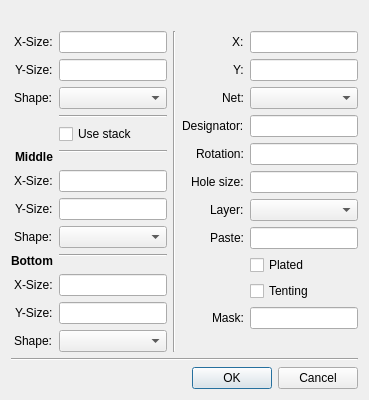
<?xml version="1.0" encoding="UTF-8"?>
<ui version="4.0">
 <class>dlg_pad</class>
 <widget class="QDialog" name="dlg_pad">
  <property name="geometry">
   <rect>
    <x>0</x>
    <y>0</y>
    <width>305</width>
    <height>485</height>
   </rect>
  </property>
  <property name="windowTitle">
   <string>Pad</string>
  </property>
  <property name="modal">
   <bool>true</bool>
  </property>
  <layout class="QVBoxLayout" name="verticalLayout">
   <property name="sizeConstraint">
    <enum>QLayout::SetFixedSize</enum>
   </property>
   <item>
    <widget class="QLabel" name="label_12">
     <property name="text">
      <string/>
     </property>
     <property name="pixmap">
      <pixmap resource="xeda.qrc">:/via/via.png</pixmap>
     </property>
     <property name="alignment">
      <set>Qt::AlignCenter</set>
     </property>
    </widget>
   </item>
   <item>
    <layout class="QHBoxLayout" name="horizontalLayout">
     <item>
      <layout class="QFormLayout" name="formLayout">
       <property name="fieldGrowthPolicy">
        <enum>QFormLayout::AllNonFixedFieldsGrow</enum>
       </property>
       <property name="labelAlignment">
        <set>Qt::AlignRight|Qt::AlignTrailing|Qt::AlignVCenter</set>
       </property>
       <item row="0" column="0">
        <widget class="QLabel" name="label">
         <property name="text">
          <string>X-Size:</string>
         </property>
        </widget>
       </item>
       <item row="0" column="1">
        <widget class="DimEdit" name="lineEdit_2"/>
       </item>
       <item row="1" column="0">
        <widget class="QLabel" name="label_2">
         <property name="text">
          <string>Y-Size:</string>
         </property>
        </widget>
       </item>
       <item row="1" column="1">
        <widget class="DimEdit" name="lineEdit"/>
       </item>
       <item row="2" column="0">
        <widget class="QLabel" name="label_3">
         <property name="text">
          <string>Shape:</string>
         </property>
        </widget>
       </item>
       <item row="2" column="1">
        <widget class="QComboBox" name="comboBox_3"/>
       </item>
       <item row="3" column="1">
        <widget class="Line" name="line_2">
         <property name="orientation">
          <enum>Qt::Horizontal</enum>
         </property>
        </widget>
       </item>
       <item row="4" column="1">
        <widget class="QCheckBox" name="checkBox_3">
         <property name="text">
          <string>Use stack</string>
         </property>
        </widget>
       </item>
       <item row="5" column="0">
        <widget class="QLabel" name="label_16">
         <property name="font">
          <font>
           <weight>75</weight>
           <bold>true</bold>
          </font>
         </property>
         <property name="text">
          <string>Middle</string>
         </property>
        </widget>
       </item>
       <item row="5" column="1">
        <widget class="Line" name="line_4">
         <property name="orientation">
          <enum>Qt::Horizontal</enum>
         </property>
        </widget>
       </item>
       <item row="6" column="0">
        <widget class="QLabel" name="label_4">
         <property name="text">
          <string>X-Size:</string>
         </property>
        </widget>
       </item>
       <item row="6" column="1">
        <widget class="DimEdit" name="lineEdit_4"/>
       </item>
       <item row="7" column="0">
        <widget class="QLabel" name="label_5">
         <property name="text">
          <string>Y-Size:</string>
         </property>
        </widget>
       </item>
       <item row="7" column="1">
        <widget class="DimEdit" name="lineEdit_5"/>
       </item>
       <item row="8" column="0">
        <widget class="QLabel" name="label_7">
         <property name="text">
          <string>Shape:</string>
         </property>
        </widget>
       </item>
       <item row="8" column="1">
        <widget class="QComboBox" name="comboBox_2"/>
       </item>
       <item row="9" column="1">
        <widget class="Line" name="line">
         <property name="orientation">
          <enum>Qt::Horizontal</enum>
         </property>
        </widget>
       </item>
       <item row="10" column="0">
        <widget class="QLabel" name="label_8">
         <property name="text">
          <string>X-Size:</string>
         </property>
        </widget>
       </item>
       <item row="10" column="1">
        <widget class="DimEdit" name="lineEdit_7"/>
       </item>
       <item row="11" column="0">
        <widget class="QLabel" name="label_6">
         <property name="text">
          <string>Y-Size:</string>
         </property>
        </widget>
       </item>
       <item row="11" column="1">
        <widget class="DimEdit" name="lineEdit_8"/>
       </item>
       <item row="12" column="0">
        <widget class="QLabel" name="label_9">
         <property name="text">
          <string>Shape:</string>
         </property>
        </widget>
       </item>
       <item row="12" column="1">
        <widget class="QComboBox" name="comboBox"/>
       </item>
       <item row="9" column="0">
        <widget class="QLabel" name="label_17">
         <property name="font">
          <font>
           <weight>75</weight>
           <bold>true</bold>
          </font>
         </property>
         <property name="text">
          <string>Bottom</string>
         </property>
        </widget>
       </item>
      </layout>
     </item>
     <item>
      <widget class="Line" name="line_3">
       <property name="orientation">
        <enum>Qt::Vertical</enum>
       </property>
      </widget>
     </item>
     <item>
      <layout class="QFormLayout" name="formLayout_2">
       <property name="labelAlignment">
        <set>Qt::AlignRight|Qt::AlignTrailing|Qt::AlignVCenter</set>
       </property>
       <item row="0" column="0">
        <widget class="QLabel" name="label_10">
         <property name="text">
          <string>X:</string>
         </property>
        </widget>
       </item>
       <item row="1" column="0">
        <widget class="QLabel" name="label_11">
         <property name="text">
          <string>Y:</string>
         </property>
        </widget>
       </item>
       <item row="1" column="1">
        <widget class="DimEdit" name="lineEdit_10"/>
       </item>
       <item row="0" column="1">
        <widget class="DimEdit" name="lineEdit_11"/>
       </item>
       <item row="2" column="0">
        <widget class="QLabel" name="label_13">
         <property name="text">
          <string>Net:</string>
         </property>
        </widget>
       </item>
       <item row="6" column="0">
        <widget class="QLabel" name="label_14">
         <property name="text">
          <string>Layer:</string>
         </property>
        </widget>
       </item>
       <item row="7" column="0">
        <widget class="QLabel" name="label_15">
         <property name="text">
          <string>Paste:</string>
         </property>
        </widget>
       </item>
       <item row="8" column="1">
        <widget class="QCheckBox" name="checkBox">
         <property name="text">
          <string>Plated</string>
         </property>
        </widget>
       </item>
       <item row="7" column="1">
        <widget class="DimEdit" name="lineEdit_12"/>
       </item>
       <item row="9" column="1">
        <widget class="QCheckBox" name="checkBox_2">
         <property name="text">
          <string>Tenting</string>
         </property>
        </widget>
       </item>
       <item row="3" column="1">
        <widget class="QLineEdit" name="lineEdit_3"/>
       </item>
       <item row="4" column="1">
        <widget class="QLineEdit" name="lineEdit_6"/>
       </item>
       <item row="5" column="1">
        <widget class="DimEdit" name="lineEdit_9"/>
       </item>
       <item row="3" column="0">
        <widget class="QLabel" name="label_18">
         <property name="text">
          <string>Designator:</string>
         </property>
        </widget>
       </item>
       <item row="4" column="0">
        <widget class="QLabel" name="label_19">
         <property name="text">
          <string>Rotation:</string>
         </property>
        </widget>
       </item>
       <item row="5" column="0">
        <widget class="QLabel" name="label_20">
         <property name="text">
          <string>Hole size:</string>
         </property>
        </widget>
       </item>
       <item row="6" column="1">
        <widget class="QComboBox" name="comboBox_4"/>
       </item>
       <item row="10" column="1">
        <widget class="DimEdit" name="lineEdit_13"/>
       </item>
       <item row="10" column="0">
        <widget class="QLabel" name="label_21">
         <property name="text">
          <string>Mask:</string>
         </property>
        </widget>
       </item>
       <item row="2" column="1">
        <widget class="QComboBox" name="sel_net"/>
       </item>
      </layout>
     </item>
    </layout>
   </item>
   <item>
    <widget class="Line" name="line_5">
     <property name="orientation">
      <enum>Qt::Horizontal</enum>
     </property>
    </widget>
   </item>
   <item>
    <widget class="QDialogButtonBox" name="buttonBox">
     <property name="standardButtons">
      <set>QDialogButtonBox::Cancel|QDialogButtonBox::Ok</set>
     </property>
    </widget>
   </item>
  </layout>
 </widget>
 <customwidgets>
  <customwidget>
   <class>DimEdit</class>
   <extends>QLineEdit</extends>
   <header>dimedit</header>
  </customwidget>
 </customwidgets>
 <tabstops>
  <tabstop>buttonBox</tabstop>
  <tabstop>lineEdit_2</tabstop>
  <tabstop>lineEdit</tabstop>
  <tabstop>comboBox_3</tabstop>
  <tabstop>checkBox_3</tabstop>
  <tabstop>lineEdit_4</tabstop>
  <tabstop>lineEdit_5</tabstop>
  <tabstop>comboBox_2</tabstop>
  <tabstop>lineEdit_7</tabstop>
  <tabstop>lineEdit_8</tabstop>
  <tabstop>comboBox</tabstop>
  <tabstop>lineEdit_11</tabstop>
  <tabstop>lineEdit_10</tabstop>
  <tabstop>lineEdit_3</tabstop>
  <tabstop>lineEdit_6</tabstop>
  <tabstop>lineEdit_9</tabstop>
  <tabstop>comboBox_4</tabstop>
  <tabstop>lineEdit_12</tabstop>
  <tabstop>checkBox</tabstop>
  <tabstop>checkBox_2</tabstop>
  <tabstop>lineEdit_13</tabstop>
 </tabstops>
 <resources>
  <include location="xeda.qrc"/>
 </resources>
 <connections/>
</ui>
